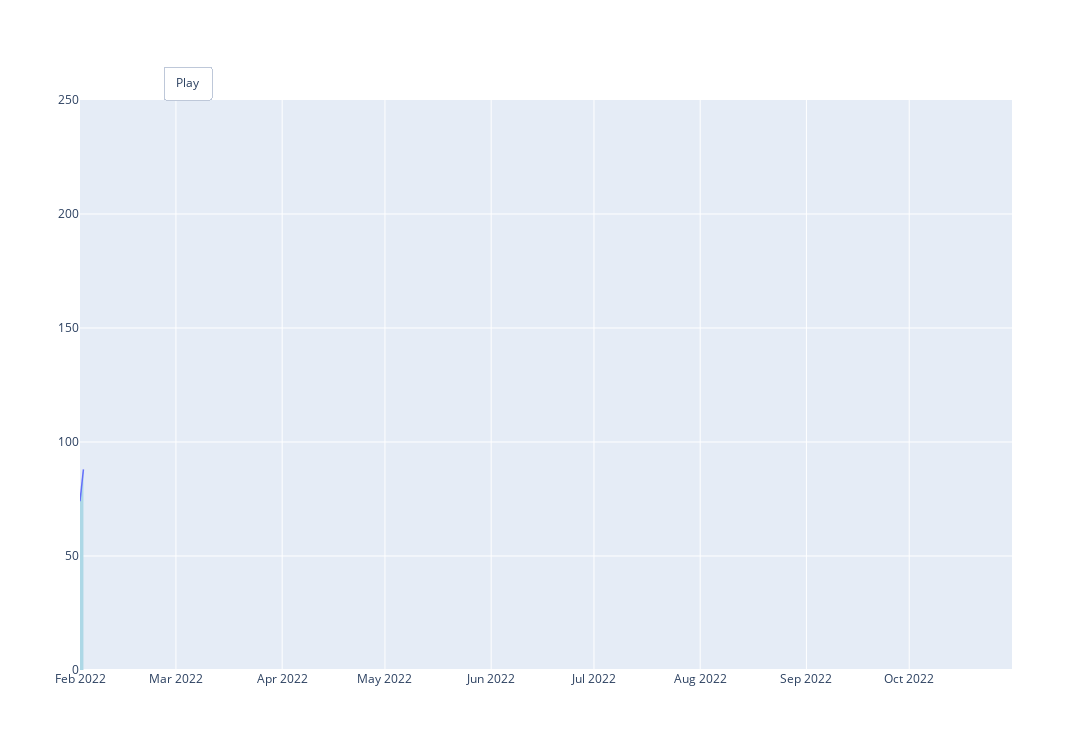

Write notebook code for a chart like this one.
### Code cell
# https://towardsdatascience.com/line-chart-animation-with-plotly-on-jupyter-e19c738dc882



#linha=grouped_by_date: usar se precisar demonstrar os dois outliers

trace1 = go.Scatter(x=linha['horario'][:2],
                    y=linha['item_count'][:2],
                    mode='lines',
                    line=dict(width=1.5),
                    fill = 'tozeroy',
                   fillcolor = 'lightblue'
)
frames = [dict(data= [dict(type='scatter',
                           x=linha['horario'][:k+1],
                           y=linha['item_count'][:k+1]),
                     ],
               traces= [0],  
              )for k  in  range(1, len(linha)-1)]
layout = go.Layout(width=1180,
                   height=750,
                   showlegend=False,
                   hovermode='closest',
                   updatemenus=[
                        dict(
                            type='buttons', showactive=False,
                            y=1.06,
                            x=0.12,
                            xanchor='center',
                            yanchor='auto',
                            pad=dict(t=0, r=10),
                            buttons=[dict(label='Play',
                            method='animate',
                            args=[None, 
                                  dict(frame=dict(duration=30, 
                                                  redraw=False),
                                                  transition=dict(duration=0),
                                                  fromcurrent=True,
                                                  mode='immediate')]
                            )]
                        ),
                        
                    ]              
                  )
layout.update(xaxis =dict(range=['2022-02-01', '2022-10-31'], autorange=False),
              yaxis =dict(range=[0, 250], autorange=False)); # ajustar o range se precisar colocar os outliers
fig_vendas = go.Figure(data=[trace1], frames=frames, layout=layout)

fig_vendas.show()

### Figure 1 — Plotly figure (JSON) as saved in the notebook; plotly's stock layout.template omitted (floating-point values rounded to 4 significant figures)
{"data": [{"fill": "tozeroy", "fillcolor": "lightblue", "line": {"width": 1.5}, "mode": "lines", "type": "scatter", "x": ["2022-02-01", "2022-02-02"], "y": [74, 88]}], "layout": {"height": 750, "hovermode": "closest", "showlegend": false, "updatemenus": [{"buttons": [{"args": [null, {"frame": {"duration": 30, "redraw": false}, "fromcurrent": true, "mode": "immediate", "transition": {"duration": 0}}], "label": "Play", "method": "animate"}], "pad": {"r": 10, "t": 0}, "showactive": false, "type": "buttons", "x": 0.12, "xanchor": "center", "y": 1.06, "yanchor": "auto"}], "width": 1180, "xaxis": {"autorange": false, "range": ["2022-02-01", "2022-10-31"]}, "yaxis": {"autorange": false, "range": [0, 250]}}}
